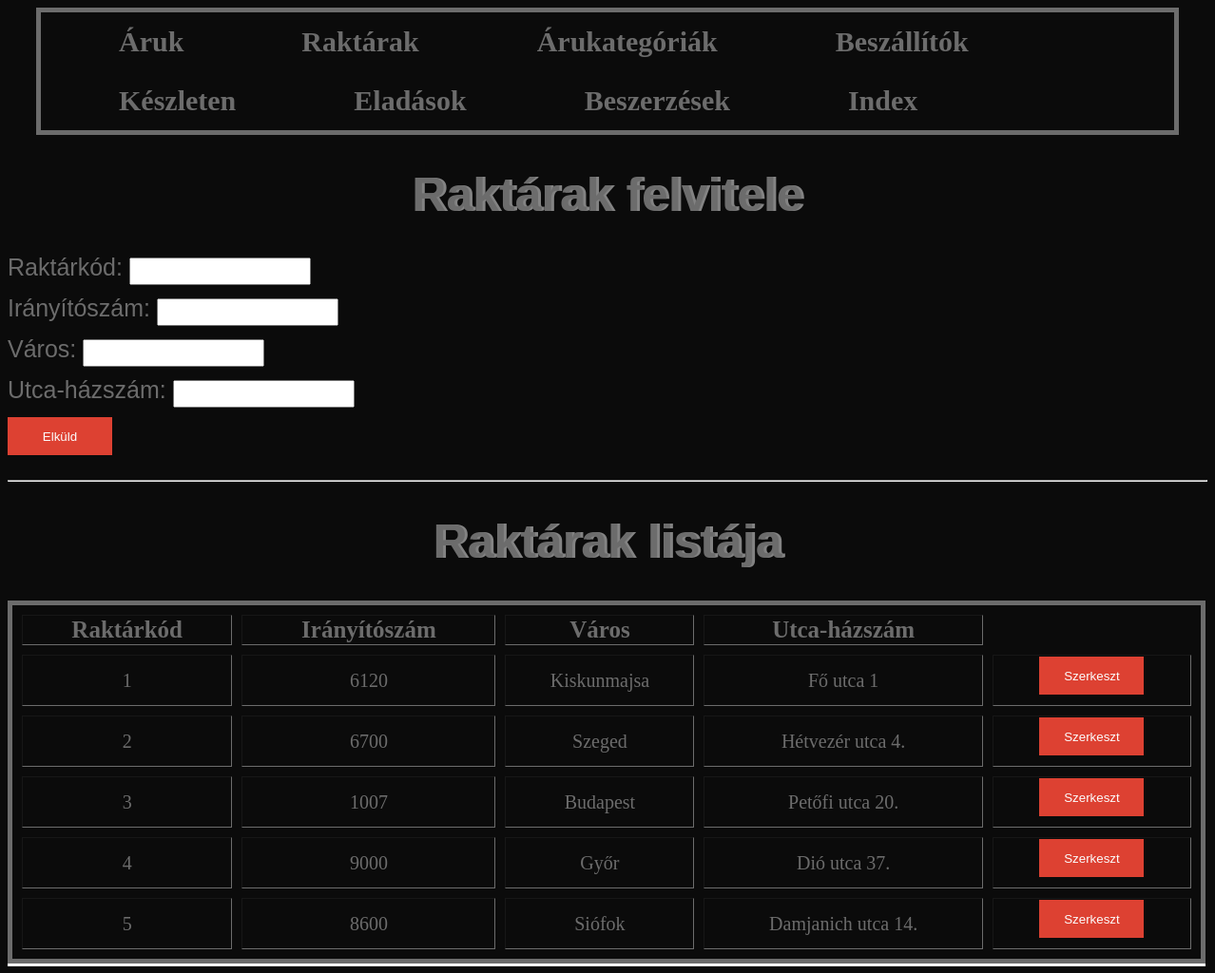
Page /raktar.php on the committed database.
### tables this page shows
CREATE TABLE `raktar` (
  `rkod` int(2) NOT NULL,
  `iranyitoszam` int(4) NOT NULL,
  `varos` varchar(100) DEFAULT NULL,
  `utca` varchar(100) DEFAULT NULL
);

### db_fuggvenyek.php (called while the page is built, shortened)
<?php
function konyvtar_csatlakozas() {
	$conn = mysqli_connect("localhost", "root", "") or die("Csatlakozási hiba");
	mysqli_query($conn, 'SET NAMES UTF-8');
	mysqli_query($conn, 'SET character_set_results=utf8');
	mysqli_set_charset($conn, 'utf8');
	return $conn;
}
function raktarlistatLeker() {
	if ( !($conn = konyvtar_csatlakozas()) ) {
		return false;
	}
	$result = mysqli_query( $conn,"SELECT rkod, iranyitoszam, varos, utca FROM raktar");
	return $result;
}

### raktar.php (the view, shortened to what this page needs)
<?php
include_once('db_fuggvenyek.php');
include_once('menu.php');
?>
<!DOCTYPE HTML>
<HTML>
<HEAD>
	<link rel="stylesheet" type="text/css" href="projekt.css"/>
</HEAD>
<BODY>
<h1>Raktárak felvitele</h1>
<form method="POST" action="raktarfelvitel.php" accept-charset="utf-8">
<label>Raktárkód: </label>
<input type="text" name="rkod" />
<br>
<label>Irányítószám: </label>
<input type="text" name="iranyitoszam" />
<br>
<label>Város: </label>
<input type="text" name="varos" />
<br>
<label>Utca-házszám: </label>
<input type="text" name="utca" />
<br>
<input type="submit" value="Elküld" />
</form>
<hr/>
<h1>Raktárak listája</h1>
<table border="1">
<tr>
<th>Raktárkód</th>
<th>Irányítószám</th>
<th>Város</th>
<th>Utca-házszám</th>
</tr>
<?php
	$raktarak = raktarlistatLeker();
    while( $egySor = mysqli_fetch_assoc($raktarak) ) {
		echo '<form action="raktarszerkesztes.php" method="POST">';
		echo '<tr>';
		echo '<td>'. $egySor["rkod"] .'</td>';
		echo '<td>'. $egySor["iranyitoszam"] .'</td>';
		echo '<td>'. $egySor["varos"] .'</td>';
		echo '<td>'. $egySor["utca"] .'</td>';
		echo '<td><input type="submit" value="Szerkeszt"></td>';
		echo '</tr>';
		echo'</form>';
	}
?>
</table>
</BODY>
</HTML>

### projekt.css (style rules this page uses)
label { color: #6c6c6c; font-size: 25px; font-family: Arial; }
h1 { color: #6c6c6c; font-size: 50px; font-family: Arial; font-weight: bold; text-align: center; text-shadow: 3px 0 #838383; }
th { font-size: 25px; }
td { font-size: 20px; }
body { background-color: #0b0b0b; }
table { color: #6c6c6c; border: 5px solid #6c6c6c; text-align: center; border-spacing: 10px; width: 1260px; margin-bottom: 10px; box-shadow: 0 3px #fcfcfc; }
input, textarea, fieldset { margin-bottom: 10px; color: #6c6c6c; padding: 5px; }
input[type="submit"] { background-color: #DD4132; color: #fcfcfc; width: 110px; height: 40px; outline: none; border: none; }

### rows in the picture
raktar: rkod "1", iranyitoszam "6120", varos "Kiskunmajsa", utca "Fő utca 1"
raktar: rkod "2", iranyitoszam "6700", varos "Szeged", utca "Hétvezér utca 4."
raktar: rkod "3", iranyitoszam "1007", varos "Budapest", utca "Petőfi utca 20."
raktar: rkod "4", iranyitoszam "9000", varos "Győr", utca "Dió utca 37."
raktar: rkod "5", iranyitoszam "8600", varos "Siófok", utca "Damjanich utca 14."
